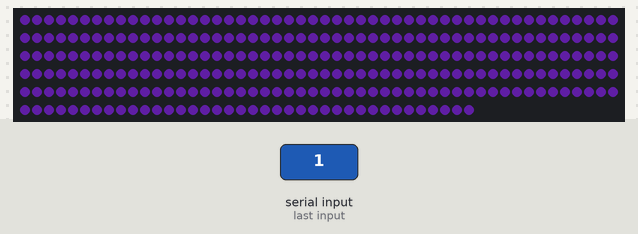
This sketch was run on a simulated Arduino Nano, built with avr-gcc and run on an emulated ATmega328P. On the bench: 288 RGB LEDs in strip order, left to right, continuing on the next row. Inputs (shaded band) come from the test bench. Dim RGB values are drawn brighter than linear.

1.3 s: "1" received over Serial
Above: at 3.0 s.
4.3 s: "2" received over Serial
7.3 s: "0" received over Serial
Timing chart, 0 to 10.3 s (numbered marks = the images above; inputs shaded):
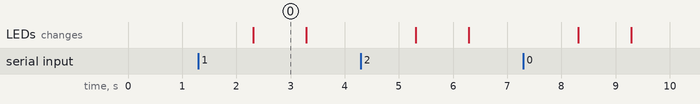

Measured:
- after the input at 1.3 s, the LEDs: change after 1.0 s (image 0)
- what the display in image 0 shows lasts 1.0 s, from 2.3 s to 3.3 s

The sketch:

Arduino_Client.ino
```cpp
#include <FastLED.h>
#define NUM_LEDS 288
#define DATA_PIN 2

CRGB leds[NUM_LEDS];
//TODO: Better Arduino communication
void setup()
{
	//Max BAUD we can get out of a Nano
	Serial.begin(2000000);
	FastLED.addLeds<WS2812B, DATA_PIN, GRB>(leds, NUM_LEDS);

	//turn them off when we first start
	FastLED.showColor(CRGB(0, 0, 0));
}

void loop()
{
	byte SerialRGBIn[3];

	//wait for serial comms
	long resetLEDs = 0;
	while (!Serial.available())
	{
		//Set LEDs to black if we haven't gotten sound data
		resetLEDs++;
		if (resetLEDs >= 100000)
		{
			resetLEDs = 0;
			FastLED.showColor(CRGB(0, 0, 0));
		}
	}

	//read in 3 bytes of color information
	Serial.readBytes(SerialRGBIn, 3);
	for (int i = 0; i < 3; i++)
		SerialRGBIn[i] = round(pow((double)SerialRGBIn[i], 1/1.25));

	//brightness correction, since these LEDs are bright as hell
	FastLED.showColor(CRGB((int)SerialRGBIn[0], (int)SerialRGBIn[1], (int)SerialRGBIn[2]));
}
```
